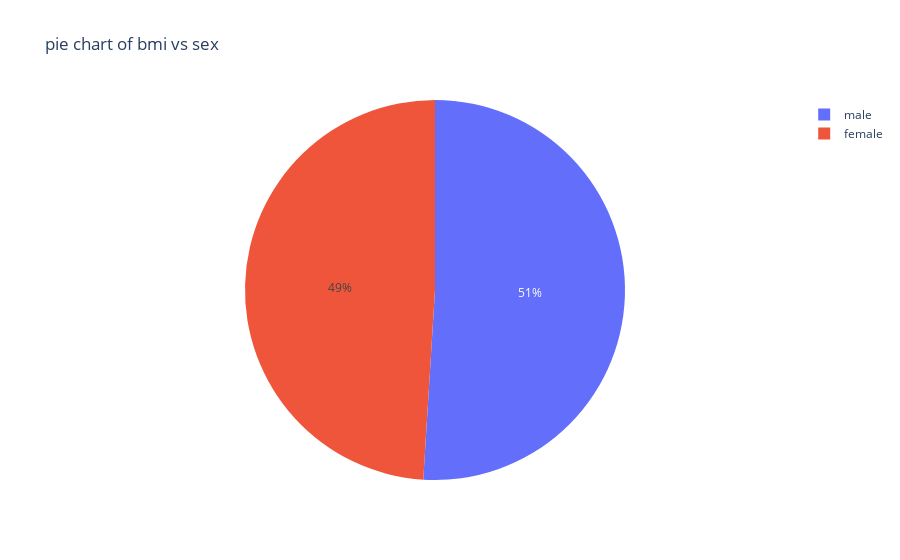

Notebook cell for this chart:
### Code cell
# plotly

px.pie(data_frame=insurance_df, names='sex', values='bmi',
       title='pie chart of bmi vs sex')

### Figure 1 — Plotly figure (JSON) as saved in the notebook; plotly's stock layout.template omitted (floating-point values rounded to 4 significant figures; data arrays with more than 128 entries replaced by an {"elided": "..."} marker saying what was removed)
{"data": [{"domain": {"x": [0, 1], "y": [0, 1]}, "hovertemplate": "sex=%{label}<br>bmi=%{value}<extra></extra>", "labels": {"elided": "1338 str values"}, "legendgroup": "", "name": "", "showlegend": true, "type": "pie", "values": {"elided": "1338 float values"}}], "layout": {"legend": {"tracegroupgap": 0}, "title": {"text": "pie chart of bmi vs sex"}}}
